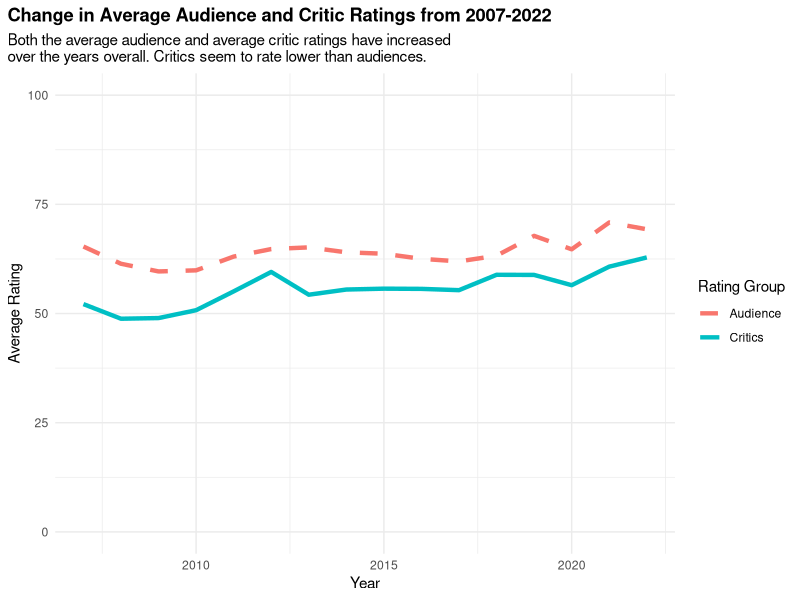
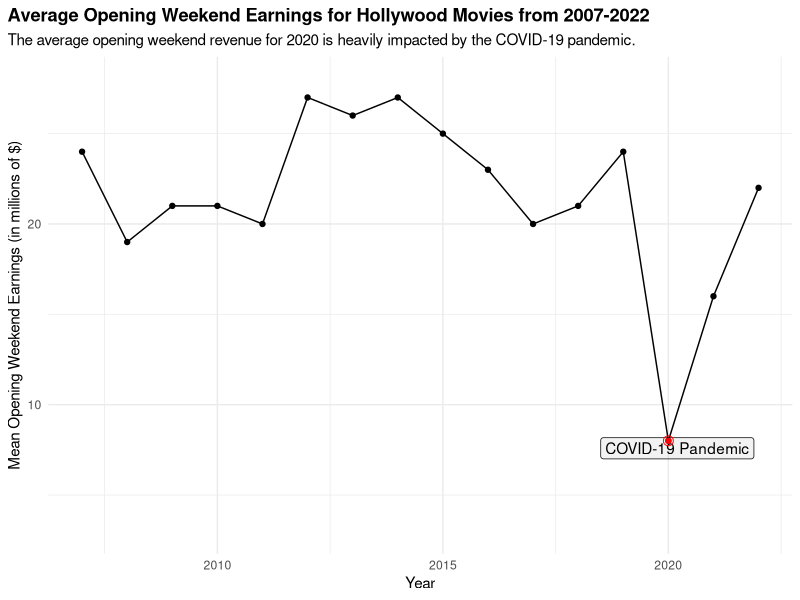
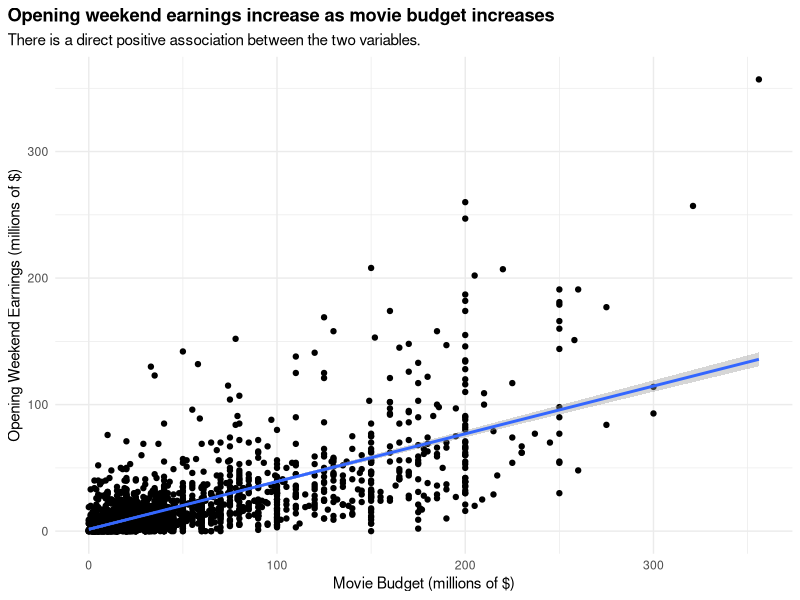
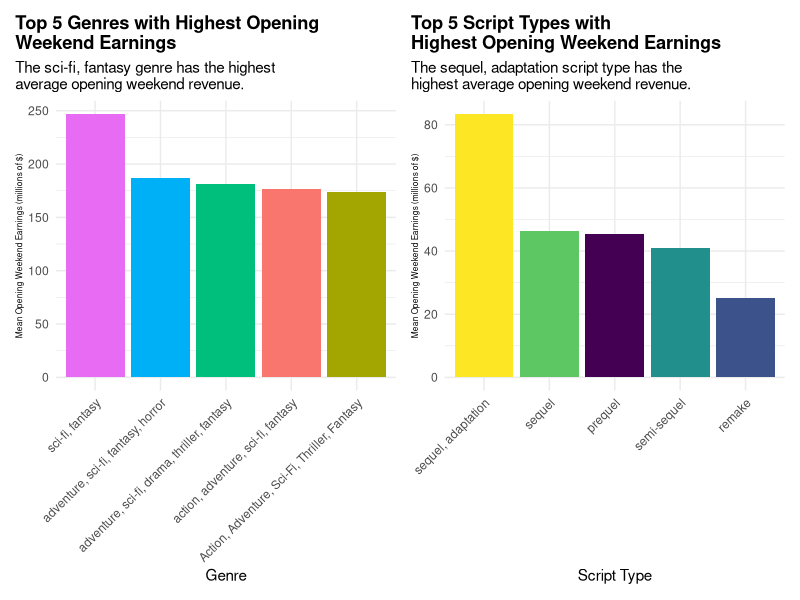
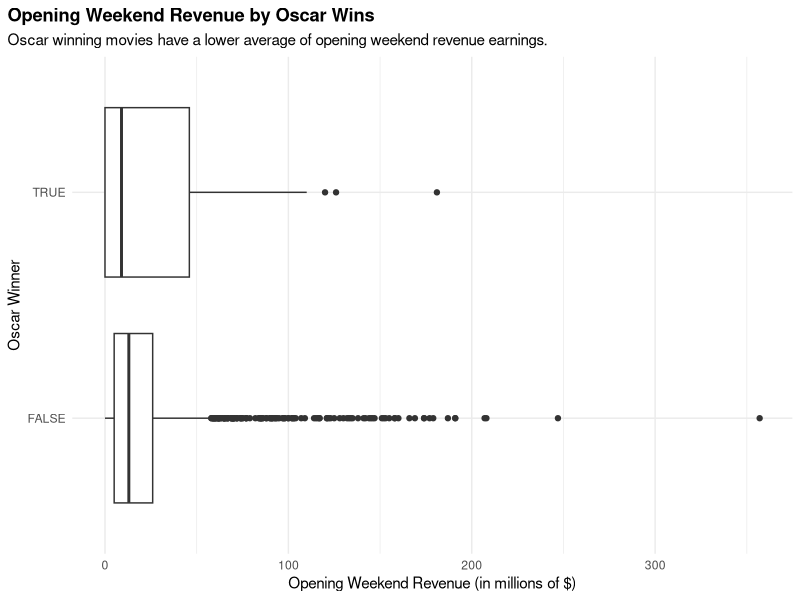
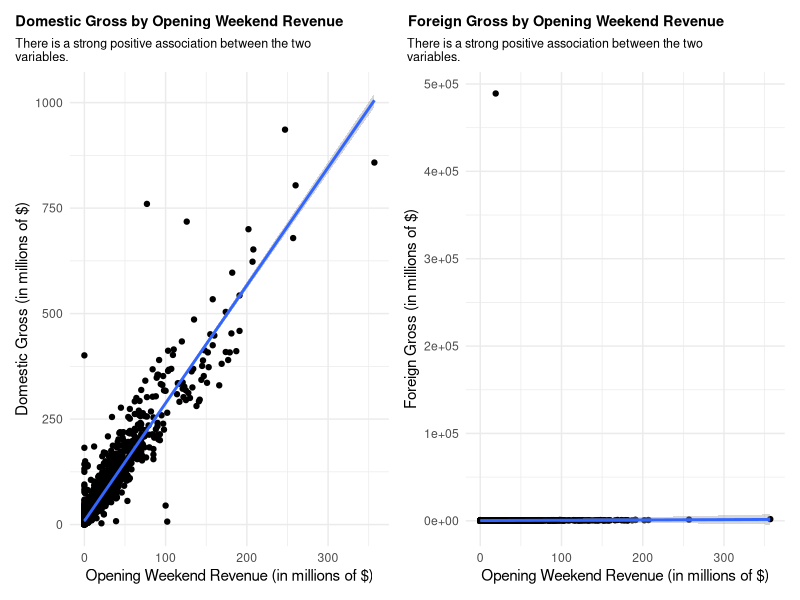

R code for these plots, in order: (Note: this script raises an error after producing the figures.)
## ---- chunk 1
#| label: basic-setup

# load packages and data
library(tidyverse)
library(scales)
library(ggrepel)
library(patchwork)

movie_data <- read_csv("data/movie_data.csv")
## ---- chunk 2
#| label: fig-yearly-avg-ratings
#| fig-cap: A visualization of the change in audience and critic ratings of Hollywood movies from 2007-2022.

movie_data |> 
  group_by(year) |> 
  summarize(avg_critics_ratings = mean(average_critics, 
                                       na.rm = TRUE),
            avg_audience_ratings = mean(average_audience, 
                                        na.rm = TRUE)) |> 
  ggplot(aes(x = year)) +
  geom_line(aes(y = avg_critics_ratings, 
                color = "Critics"), 
            size = 1.5) +
  geom_line(aes(y = avg_audience_ratings, 
                color = "Audience"), 
            linetype = "dashed", 
            size = 1.5) +
  labs(title = "Change in Average Audience and Critic Ratings from 2007-2022",
       subtitle = "Both the average audience and average critic ratings have increased 
over the years overall. Critics seem to rate lower than audiences.",
       x = "Year",
       y = "Average Rating",
       color = "Rating Group") +
  theme_minimal() +
  theme(plot.title = element_text(face = "bold"),
        plot.title.position = "plot") +
  ylim(0, 100)
## ---- chunk 3
#| label: fig-yearly-opening-wknd
#| fig-cap: A visualization of the change in yearly average opening weekend revenue for Hollywood movies from 2007-2022.

year_opening_success <- movie_data |> 
  group_by(year) |> 
  summarize(mean_opening_success = round(mean(opening_weekend_million, na.rm = TRUE)))  |> 
  arrange(desc(mean_opening_success)) 

potential_outliers <- year_opening_success |>
  filter(mean_opening_success < 10)

ggplot(year_opening_success, aes(x = year, y = mean_opening_success)) +
  geom_line() +
  geom_point() +
  geom_text_repel(data = potential_outliers, 
                  aes(label = "")) +
  geom_label(data = data.frame(label = "COVID-19 Pandemic"),
             aes(x = 2018.5, 
                 y = 7, 
                 label = label),
             fill = "gray", 
             alpha = 0.2, 
             hjust = 0, 
             vjust = 0) +
  geom_point(data = potential_outliers, 
             color = "red") +
  geom_point(
    data = potential_outliers,
    color = "red", 
    size = 3, 
    shape = "circle open") +
  labs(x = "Year", 
       y = "Mean Opening Weekend Earnings (in millions of $)", 
       title = "Average Opening Weekend Earnings for Hollywood Movies from 2007-2022",
       subtitle = "The average opening weekend revenue for 2020 is heavily impacted by the COVID-19 pandemic.") +
  theme_minimal() +
  theme(plot.title = element_text(face = "bold"),
        plot.title.position = "plot") +
  ylim(3, 28)
## ---- chunk 4
#| label: fig-opening-wknd-by-budget
#| fig-cap: The correlation between a Hollywood movie's production budget in millions of dollars and how much it earned during its opening weekend.

movie_data |> 
  ggplot(aes(x = budget_million, y = opening_weekend_million)) +
  geom_point() +
  geom_smooth(method = "lm") +
  labs(x = "Movie Budget (millions of $)",
       y = "Opening Weekend Earnings (millions of $)",
       title = "Opening weekend earnings increase as movie budget increases",
       subtitle = "There is a direct positive association between the two variables.") +
  theme_minimal() +
  theme(plot.title = element_text(face = "bold"),
        plot.title.position = "plot")

## ---- chunk 5
#| label: fig-opening-wknd-by-genre-script-type
#| fig-cap: The top 5 genres and script types of movies that earned the most revenue during their opening weekends.
genre_opening_wknd_plot <- movie_data |> 
  group_by(genre) |> 
  summarize(mean_opening_success = mean(opening_weekend_million)) |> 
  arrange(desc(mean_opening_success)) |> 
  slice_head(n = 5) |> 
  ggplot(aes(x = fct_infreq(genre, 
                             mean_opening_success), 
             y = mean_opening_success,
             fill = genre)) +
  geom_bar(stat = "identity") +
  labs(title = "Top 5 Genres with Highest Opening 
Weekend Earnings",
       subtitle = "The sci-fi, fantasy genre has the highest 
average opening weekend revenue.",
       x = "Genre",
       y = "Mean Opening Weekend Earnings (millions of $)") +
  theme_minimal() +
  theme(plot.title = element_text(face = "bold"),
        plot.title.position = "plot",
        axis.text.x = element_text(angle = 45, 
                                   hjust = 1),
        axis.title.y = element_text(size = 6),
        legend.position = "none") 

scripttype_opening_wknd_plot <- movie_data |> 
  group_by(script_type) |> 
  summarize(mean_opening_success = mean(opening_weekend_million)) |> 
  arrange(desc(mean_opening_success)) |> 
  slice_head(n = 5) |> 
  ggplot(aes(x = fct_infreq(script_type, 
                             mean_opening_success), 
             y = mean_opening_success,
             fill = script_type)) +
  geom_bar(stat = "identity") +
  labs(title = "Top 5 Script Types with 
Highest Opening Weekend Earnings",
       subtitle = "The sequel, adaptation script type has the 
highest average opening weekend revenue.",
       x = "Script Type",
       y = "Mean Opening Weekend Earnings (millions of $)") +
  theme_minimal() +
  theme(plot.title = element_text(face = "bold"),
        plot.title.position = "plot",
        axis.text.x = element_text(angle = 45, 
                                   hjust = 1),
        axis.title.y = element_text(size = 6),
        legend.position = "none")  +
  scale_fill_viridis_d() 

genre_opening_wknd_plot + scripttype_opening_wknd_plot
## ---- chunk 6
#| label: fig-opening-wknd-oscar
#| fig-cap: The mean opening weekend revenue for movies that have one at least won Oscar award is less than the mean for movies who have won 0 Oscars.
movie_data |> 
  filter(!is.na(oscar_winners)) |> 
  ggplot(aes(x = opening_weekend_million, y = oscar_winners)) +
  geom_boxplot() +
  labs(title = "Opening Weekend Revenue by Oscar Wins",
       subtitle = "Oscar winning movies have a lower average of opening weekend revenue earnings.",
       x = "Opening Weekend Revenue (in millions of $)",
       y = "Oscar Winner") +
  theme_minimal() +
  theme(plot.title = element_text(face = "bold"),
        plot.title.position = "plot")
## ---- chunk 7
#| label: fig-opening-wknd-dom-for
#| fig-cap: There is a strong, positive correlation for both associations, but it is slightly stronger for domestic gross by opening weekend revenue.

opening_wknd_domgross <- movie_data |> 
  ggplot(aes(x = opening_weekend_million, 
             y = domestic_gross_million)) +
  geom_point() +
  geom_smooth(method = "lm") +
  labs(title = "Domestic Gross by Opening Weekend Revenue",
       subtitle = "There is a strong positive association between the two 
variables.",
       x = "Opening Weekend Revenue (in millions of $)",
       y = "Domestic Gross (in millions of $)") +
  theme_minimal() +
  theme(plot.title = element_text(face = "bold", 
                                  size = 10.5),
        plot.subtitle = element_text(size = 9),
        plot.title.position = "plot")

opening_wknd_forgross <- movie_data |> 
  ggplot(aes(x = opening_weekend_million, 
             y = foreign_gross_million)) +
  geom_point() +
  geom_smooth(method = "lm") +
  labs(title = " Foreign Gross by Opening Weekend Revenue",
       subtitle = " There is a strong positive association between the two 
 variables.",
       x = "Opening Weekend Revenue (in millions of $)",
       y = "Foreign Gross (in millions of $)") +
  theme_minimal() +
  theme(plot.title = element_text(face = "bold",
                                  size = 10.5),
        plot.subtitle = element_text(size = 9),
        plot.title.position = "plot")

opening_wknd_domgross + opening_wknd_forgross
## ---- chunk 8
#| label: fig-seasonal_ratings
#| fig-cap: A comparison of the mean ratings of movies based on the season they were released in, between the critic and audience rating groups.

seasonal_critics_plot <- movie_data |> 
  group_by(season)  |> 
  summarise(avg_critic_rating = round(mean(average_critics, 
                                           na.rm = TRUE)))  |> 
  arrange(desc(avg_critic_rating))  |> 
  ggplot(aes(x = season, 
             y = avg_critic_rating, 
             fill = season)) +
  geom_bar(stat = "identity") +
  labs(title = "Average Critic Ratings by Season 
Movie was Released In",
       subtitle = "Movies released in the Fall have the greatest
average critic rating.",
       x = "Season",
       y = "Average Critic Rating",
       fill = "Season") +
  theme_minimal() +
  theme(plot.title = element_text(face = "bold"),
        plot.title.position = "plot",
        axis.text.x = element_text(angle = 45, 
                                   hjust = 1),
        legend.position = "none") +
  ylim(0, 70) 

seasonal_audience_plot <-  movie_data |>  
  group_by(season) |> 
  summarise(avg_audience_rating = mean(average_audience, 
                                       na.rm = TRUE)) |> 
  arrange(desc(avg_audience_rating)) |> 
  ggplot(aes(x = season, 
             y = avg_audience_rating, 
             fill = season)) +
  geom_bar(stat = "identity") +
  labs(title = "Average Audience Ratings by Season 
Movie was Released In",
       subtitle = "Movies released in the Fall have the greatest
average audience rating.",
       x = "Season",
       y = "Average Audience Rating",
       fill = "Season") +
  theme_minimal() +
  theme(plot.title = element_text(face = "bold"),
        plot.title.position = "plot",
        axis.text.x = element_text(angle = 45, 
                                   hjust = 1),
        legend.position = "none") +
  ylim(0, 70) 

seasonal_critics_plot + seasonal_audience_plot
## ---- chunk 9
#| label: fig-seasonal_opening_wknd
#| fig-cap: A comparison of the average opening weekend revenues in millions of dollars for movies based on what season they were relased in.

movie_data |> 
  group_by(season) |> 
  summarise(avg_opening_rev = mean(opening_weekend_million, 
                                   na.rm = TRUE)) |> 
  arrange(desc(avg_opening_rev)) |> 
  ggplot(aes(x = season, 
             y = avg_opening_rev, 
             fill = season)) +
  geom_bar(stat = "identity") +
  labs(title = "Average Opening Weekend Revenue by Season Movie was Released In",
       subtitle = "Movies released in the Spring have the greatest average opening weekend revenue.",
       x = "Season",
       y = "Average Opening Weekend Revenue (millions of $)",
       fill = "Season") +
  theme_minimal() +
  theme(plot.title = element_text(face = "bold"),
        plot.title.position = "plot") +
  theme(legend.position = "none")
## ---- chunk 10
#| label: fig-seasonal_gross
#| fig-cap: The average total revenue generated by films from all sources globally by the season the film was released in.

movie_data |> 
  group_by(season) |> 
  summarise(avg_worldwide_gross = mean(worldwide_gross_million, na.rm = TRUE)) |> 
  arrange(desc(avg_worldwide_gross)) |> 
  ggplot(aes(x = season, 
             y = avg_worldwide_gross, 
             fill = season)) +
  geom_bar(stat = "identity") +
  labs(title = "Average Worldwide Gross Earnings by Season Movie was Released In",
       subtitle = "Movies released in the summer have the greatest average worldwide gross.",
       x = "Season",
       y = "Worldwide Gross (millions of $)",
       fill = "Season") +
  theme_minimal() +
  theme(plot.title = element_text(face = "bold"),
        plot.title.position = "plot") +
  theme(legend.position = "none")
## ---- chunk 11
#| label: fig-seasonal_budget
#| fig-cap: A comparison of the average production budget of movies based on what season they were released in.

movie_data |> 
  group_by(season) |> 
  summarise(avg_budgets = mean(budget_million, na.rm = TRUE)) |> 
  arrange(desc(avg_budgets)) |> 
  ggplot(aes(x = season, 
             y = avg_budgets, 
             fill = season)) +
  geom_bar(stat = "identity") +
  labs(title = "Average Movie Budgets by Season Movie was Released In",
       subtitle = "Movies released in the Spring have the highest average movie budgets.",
       x = "Season",
       y = "Average Movie Budget (millions of $)",
       fill = "Season") +
  theme_minimal() +
  theme(plot.title = element_text(face = "bold"),
        plot.title.position = "plot") +
  theme(legend.position = "none")
## ---- chunk 12
#| label: fig-seasonal_oscars
#| fig-cap: The distribution of Oscar wins based on what season the movie was released in.

movie_data |> 
  group_by(season) |> 
  filter(!is.na(oscar_winners)) |> 
  summarise(oscar_count = sum(oscar_winners)) |> 
  arrange(desc(oscar_count)) |> 
  ggplot(aes(x = season, 
             y = oscar_count, 
             fill = season)) +
  geom_bar(stat = "identity") +
  labs(title = "Number of Oscar Wins by Season Movie was Released In",
       subtitle = "Movies released in the Fall have the highest number of Oscar wins.",
       x = "Season",
       y = "Number of Oscar wins",
       fill = "Season") +
  theme_minimal() +
  theme(plot.title = element_text(face = "bold"),
        plot.title.position = "plot") +
  theme(legend.position = "none")
## ---- chunk 13
#| label: fig-genre-trends
#| fig-cap: Trends in genre prevalence for Hollywood movies from 2007-2022.

movie_data |> 
  group_by(year, primary_genre) |> 
  filter(!is.na(primary_genre)) |> 
  summarize(count = n()) |> 
  ggplot(aes(x = year, y = count, color = primary_genre)) +
  geom_line() +
  labs(title = "Popularity of Genres Over Years",
       x = "Year",
       y = "Number of Movies",
       color = "Primary Genre")  +
  theme_minimal() +
  ylim(0, 30)
